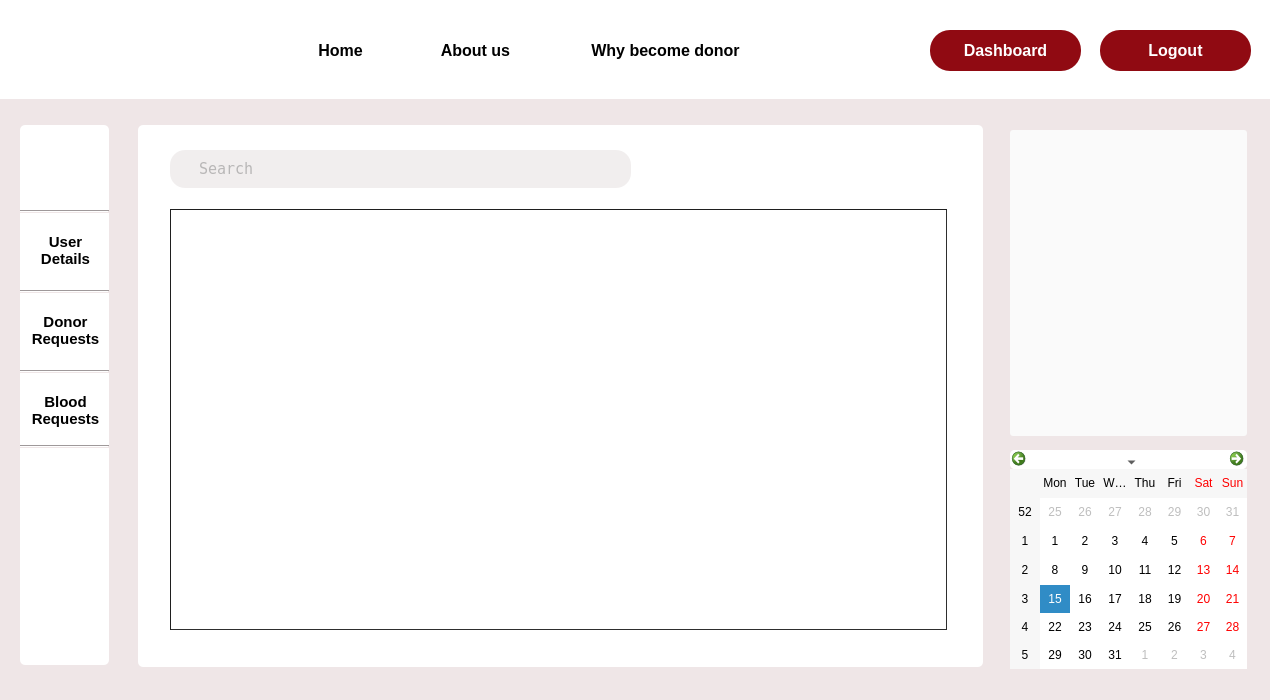
<?xml version="1.0" encoding="UTF-8"?>
<ui version="4.0">
 <class>user_details</class>
 <widget class="QDialog" name="user_details">
  <property name="geometry">
   <rect>
    <x>0</x>
    <y>0</y>
    <width>1270</width>
    <height>700</height>
   </rect>
  </property>
  <property name="windowTitle">
   <string>Dialog</string>
  </property>
  <property name="styleSheet">
   <string notr="true">background-color:#EFE6E7</string>
  </property>
  <widget class="Line" name="line_2">
   <property name="geometry">
    <rect>
     <x>20</x>
     <y>290</y>
     <width>89</width>
     <height>3</height>
    </rect>
   </property>
   <property name="orientation">
    <enum>Qt::Horizontal</enum>
   </property>
  </widget>
  <widget class="QPushButton" name="home">
   <property name="geometry">
    <rect>
     <x>290</x>
     <y>30</y>
     <width>101</width>
     <height>41</height>
    </rect>
   </property>
   <property name="font">
    <font>
     <pointsize>12</pointsize>
     <bold>true</bold>
    </font>
   </property>
   <property name="cursor">
    <cursorShape>PointingHandCursor</cursorShape>
   </property>
   <property name="styleSheet">
    <string notr="true">#home
{
 background-color:rgb(255, 255, 255);
border-radius:0.5px;
}


#home::hover{border-bottom :3px solid rgb(144, 10, 18);
color: rgb(144, 10, 18);}</string>
   </property>
   <property name="text">
    <string>Home</string>
   </property>
  </widget>
  <widget class="Line" name="line_4">
   <property name="geometry">
    <rect>
     <x>20</x>
     <y>445</y>
     <width>89</width>
     <height>3</height>
    </rect>
   </property>
   <property name="orientation">
    <enum>Qt::Horizontal</enum>
   </property>
  </widget>
  <widget class="QCalendarWidget" name="calendarWidget">
   <property name="geometry">
    <rect>
     <x>1010</x>
     <y>450</y>
     <width>237</width>
     <height>219</height>
    </rect>
   </property>
   <property name="cursor">
    <cursorShape>PointingHandCursor</cursorShape>
   </property>
   <property name="styleSheet">
    <string notr="true">background-color: rgb(255, 255, 255);
border-radius:5px;</string>
   </property>
  </widget>
  <widget class="Line" name="line">
   <property name="geometry">
    <rect>
     <x>20</x>
     <y>210</y>
     <width>89</width>
     <height>3</height>
    </rect>
   </property>
   <property name="orientation">
    <enum>Qt::Horizontal</enum>
   </property>
  </widget>
  <widget class="QLabel" name="label_2">
   <property name="geometry">
    <rect>
     <x>20</x>
     <y>125</y>
     <width>89</width>
     <height>540</height>
    </rect>
   </property>
   <property name="styleSheet">
    <string notr="true">background-color: rgb(255, 255, 255);
border-radius:5px;</string>
   </property>
   <property name="text">
    <string/>
   </property>
  </widget>
  <widget class="QLabel" name="label_7">
   <property name="geometry">
    <rect>
     <x>20</x>
     <y>0</y>
     <width>81</width>
     <height>91</height>
    </rect>
   </property>
   <property name="styleSheet">
    <string notr="true">background-color:rgb(255, 255, 255);
border-image: url(:/img/Images/logo1.png);</string>
   </property>
   <property name="text">
    <string/>
   </property>
  </widget>
  <widget class="QPushButton" name="about">
   <property name="geometry">
    <rect>
     <x>420</x>
     <y>30</y>
     <width>111</width>
     <height>41</height>
    </rect>
   </property>
   <property name="font">
    <font>
     <pointsize>12</pointsize>
     <bold>true</bold>
    </font>
   </property>
   <property name="styleSheet">
    <string notr="true">#about

{
 background-color:rgb(255, 255, 255);
border-radius:0.5px;
}


#about::hover{border-bottom :3px solid rgb(144, 10, 18);
color: rgb(144, 10, 18);}</string>
   </property>
   <property name="text">
    <string>About us</string>
   </property>
  </widget>
  <widget class="QLabel" name="label_5">
   <property name="geometry">
    <rect>
     <x>35</x>
     <y>140</y>
     <width>63</width>
     <height>61</height>
    </rect>
   </property>
   <property name="cursor">
    <cursorShape>PointingHandCursor</cursorShape>
   </property>
   <property name="styleSheet">
    <string notr="true">background-color: rgb(255, 255, 255);
border-image: url(:/img/Images/Profile.png);</string>
   </property>
   <property name="text">
    <string/>
   </property>
  </widget>
  <widget class="Line" name="line_3">
   <property name="geometry">
    <rect>
     <x>20</x>
     <y>370</y>
     <width>89</width>
     <height>3</height>
    </rect>
   </property>
   <property name="orientation">
    <enum>Qt::Horizontal</enum>
   </property>
  </widget>
  <widget class="QLabel" name="label">
   <property name="geometry">
    <rect>
     <x>0</x>
     <y>0</y>
     <width>1280</width>
     <height>99</height>
    </rect>
   </property>
   <property name="styleSheet">
    <string notr="true">background-color: rgb(255, 255, 255);</string>
   </property>
   <property name="text">
    <string/>
   </property>
  </widget>
  <widget class="QLabel" name="label_3">
   <property name="geometry">
    <rect>
     <x>138</x>
     <y>125</y>
     <width>845</width>
     <height>542</height>
    </rect>
   </property>
   <property name="styleSheet">
    <string notr="true">background-color: rgb(255, 255, 255);
border-radius:5px;</string>
   </property>
   <property name="text">
    <string/>
   </property>
  </widget>
  <widget class="QPushButton" name="my_details_2">
   <property name="geometry">
    <rect>
     <x>25</x>
     <y>300</y>
     <width>81</width>
     <height>61</height>
    </rect>
   </property>
   <property name="font">
    <font>
     <pointsize>11</pointsize>
     <bold>true</bold>
    </font>
   </property>
   <property name="cursor">
    <cursorShape>PointingHandCursor</cursorShape>
   </property>
   <property name="styleSheet">
    <string notr="true">*{
 background-color:rgb(255, 255, 255);
border-radius:5px;}

#my_details_2::hover{
border-botton:3px solid rgb(144, 10, 18);
color: rgb(144, 10, 18);}
</string>
   </property>
   <property name="text">
    <string>Donor
Requests</string>
   </property>
  </widget>
  <widget class="QPushButton" name="login">
   <property name="geometry">
    <rect>
     <x>930</x>
     <y>30</y>
     <width>151</width>
     <height>41</height>
    </rect>
   </property>
   <property name="font">
    <font>
     <pointsize>12</pointsize>
     <bold>true</bold>
    </font>
   </property>
   <property name="cursor">
    <cursorShape>PointingHandCursor</cursorShape>
   </property>
   <property name="styleSheet">
    <string notr="true">#login
{
 background-color:rgb(144, 10, 18);
border-radius:20px;
	color: rgb(255, 255, 255);
}

#login::hover
{
background-color:white;
	color: rgb(144, 10, 18);
}</string>
   </property>
   <property name="text">
    <string>Dashboard</string>
   </property>
  </widget>
  <widget class="QPushButton" name="why">
   <property name="geometry">
    <rect>
     <x>550</x>
     <y>30</y>
     <width>231</width>
     <height>41</height>
    </rect>
   </property>
   <property name="font">
    <font>
     <pointsize>12</pointsize>
     <bold>true</bold>
    </font>
   </property>
   <property name="cursor">
    <cursorShape>PointingHandCursor</cursorShape>
   </property>
   <property name="styleSheet">
    <string notr="true">#why

{
 background-color:rgb(255, 255, 255);
border-radius:0.5px;
}

#why::hover{border-bottom :3px solid rgb(144, 10, 18);
color: rgb(144, 10, 18);}</string>
   </property>
   <property name="text">
    <string>Why become donor</string>
   </property>
  </widget>
  <widget class="QPushButton" name="my_details_3">
   <property name="geometry">
    <rect>
     <x>25</x>
     <y>380</y>
     <width>81</width>
     <height>61</height>
    </rect>
   </property>
   <property name="font">
    <font>
     <pointsize>11</pointsize>
     <bold>true</bold>
    </font>
   </property>
   <property name="cursor">
    <cursorShape>PointingHandCursor</cursorShape>
   </property>
   <property name="styleSheet">
    <string notr="true">*{
 background-color:rgb(255, 255, 255);
border-radius:5px;}

#my_details_3::hover{
border-botton:3px solid rgb(144, 10, 18);
color: rgb(144, 10, 18);}
</string>
   </property>
   <property name="text">
    <string>Blood
Requests</string>
   </property>
  </widget>
  <widget class="QPushButton" name="my_details">
   <property name="geometry">
    <rect>
     <x>25</x>
     <y>220</y>
     <width>81</width>
     <height>61</height>
    </rect>
   </property>
   <property name="font">
    <font>
     <pointsize>11</pointsize>
     <bold>true</bold>
    </font>
   </property>
   <property name="cursor">
    <cursorShape>PointingHandCursor</cursorShape>
   </property>
   <property name="styleSheet">
    <string notr="true">#my_details

{
 background-color:rgb(255, 255, 255);
border-radius:5px;
}


#my_details::hover{
border-botton:3px solid rgb(144, 10, 18);
color: rgb(144, 10, 18);}</string>
   </property>
   <property name="text">
    <string>User
Details</string>
   </property>
  </widget>
  <widget class="QTableView" name="tableView">
   <property name="geometry">
    <rect>
     <x>170</x>
     <y>209</y>
     <width>777</width>
     <height>421</height>
    </rect>
   </property>
   <property name="styleSheet">
    <string notr="true">border-color: rgb(31, 31, 31);
background-color: rgb(255, 255, 255);
border-width : 1.2px;
border-style:inset;
</string>
   </property>
   <attribute name="verticalHeaderVisible">
    <bool>false</bool>
   </attribute>
   <attribute name="verticalHeaderHighlightSections">
    <bool>false</bool>
   </attribute>
  </widget>
  <widget class="QLineEdit" name="search">
   <property name="geometry">
    <rect>
     <x>170</x>
     <y>150</y>
     <width>461</width>
     <height>38</height>
    </rect>
   </property>
   <property name="font">
    <font>
     <family>Andale Mono</family>
     <pointsize>11</pointsize>
    </font>
   </property>
   <property name="cursor">
    <cursorShape>IBeamCursor</cursorShape>
   </property>
   <property name="styleSheet">
    <string notr="true">background-color: #F1EEEE;;
color:grey;
border-radius:15px;
font-family:Andale Mono;</string>
   </property>
   <property name="text">
    <string/>
   </property>
   <property name="placeholderText">
    <string>   Search</string>
   </property>
  </widget>
  <widget class="QPushButton" name="login_2">
   <property name="geometry">
    <rect>
     <x>1100</x>
     <y>30</y>
     <width>151</width>
     <height>41</height>
    </rect>
   </property>
   <property name="font">
    <font>
     <pointsize>12</pointsize>
     <bold>true</bold>
    </font>
   </property>
   <property name="cursor">
    <cursorShape>PointingHandCursor</cursorShape>
   </property>
   <property name="styleSheet">
    <string notr="true">#login_2
{
 background-color:rgb(144, 10, 18);
border-radius:20px;
	color: rgb(255, 255, 255);
}

#login_2::hover
{
background-color:white;
	color: rgb(144, 10, 18);
}</string>
   </property>
   <property name="text">
    <string>Logout</string>
   </property>
  </widget>
  <widget class="QPushButton" name="pushButton_4">
   <property name="geometry">
    <rect>
     <x>1010</x>
     <y>130</y>
     <width>237</width>
     <height>306</height>
    </rect>
   </property>
   <property name="styleSheet">
    <string notr="true">background-color: rgb(250, 250, 250);
border-radius:3px;
</string>
   </property>
   <property name="text">
    <string/>
   </property>
   <property name="icon">
    <iconset resource="Resources.qrc">
     <normaloff>:/Images/donor_day.JPG</normaloff>:/Images/donor_day.JPG</iconset>
   </property>
   <property name="iconSize">
    <size>
     <width>250</width>
     <height>400</height>
    </size>
   </property>
  </widget>
  <zorder>label_2</zorder>
  <zorder>label</zorder>
  <zorder>line_2</zorder>
  <zorder>home</zorder>
  <zorder>line_4</zorder>
  <zorder>calendarWidget</zorder>
  <zorder>line</zorder>
  <zorder>label_7</zorder>
  <zorder>about</zorder>
  <zorder>label_5</zorder>
  <zorder>line_3</zorder>
  <zorder>label_3</zorder>
  <zorder>my_details_2</zorder>
  <zorder>login</zorder>
  <zorder>why</zorder>
  <zorder>my_details_3</zorder>
  <zorder>my_details</zorder>
  <zorder>tableView</zorder>
  <zorder>search</zorder>
  <zorder>login_2</zorder>
  <zorder>pushButton_4</zorder>
 </widget>
 <resources>
  <include location="Resources.qrc"/>
 </resources>
 <connections/>
</ui>
